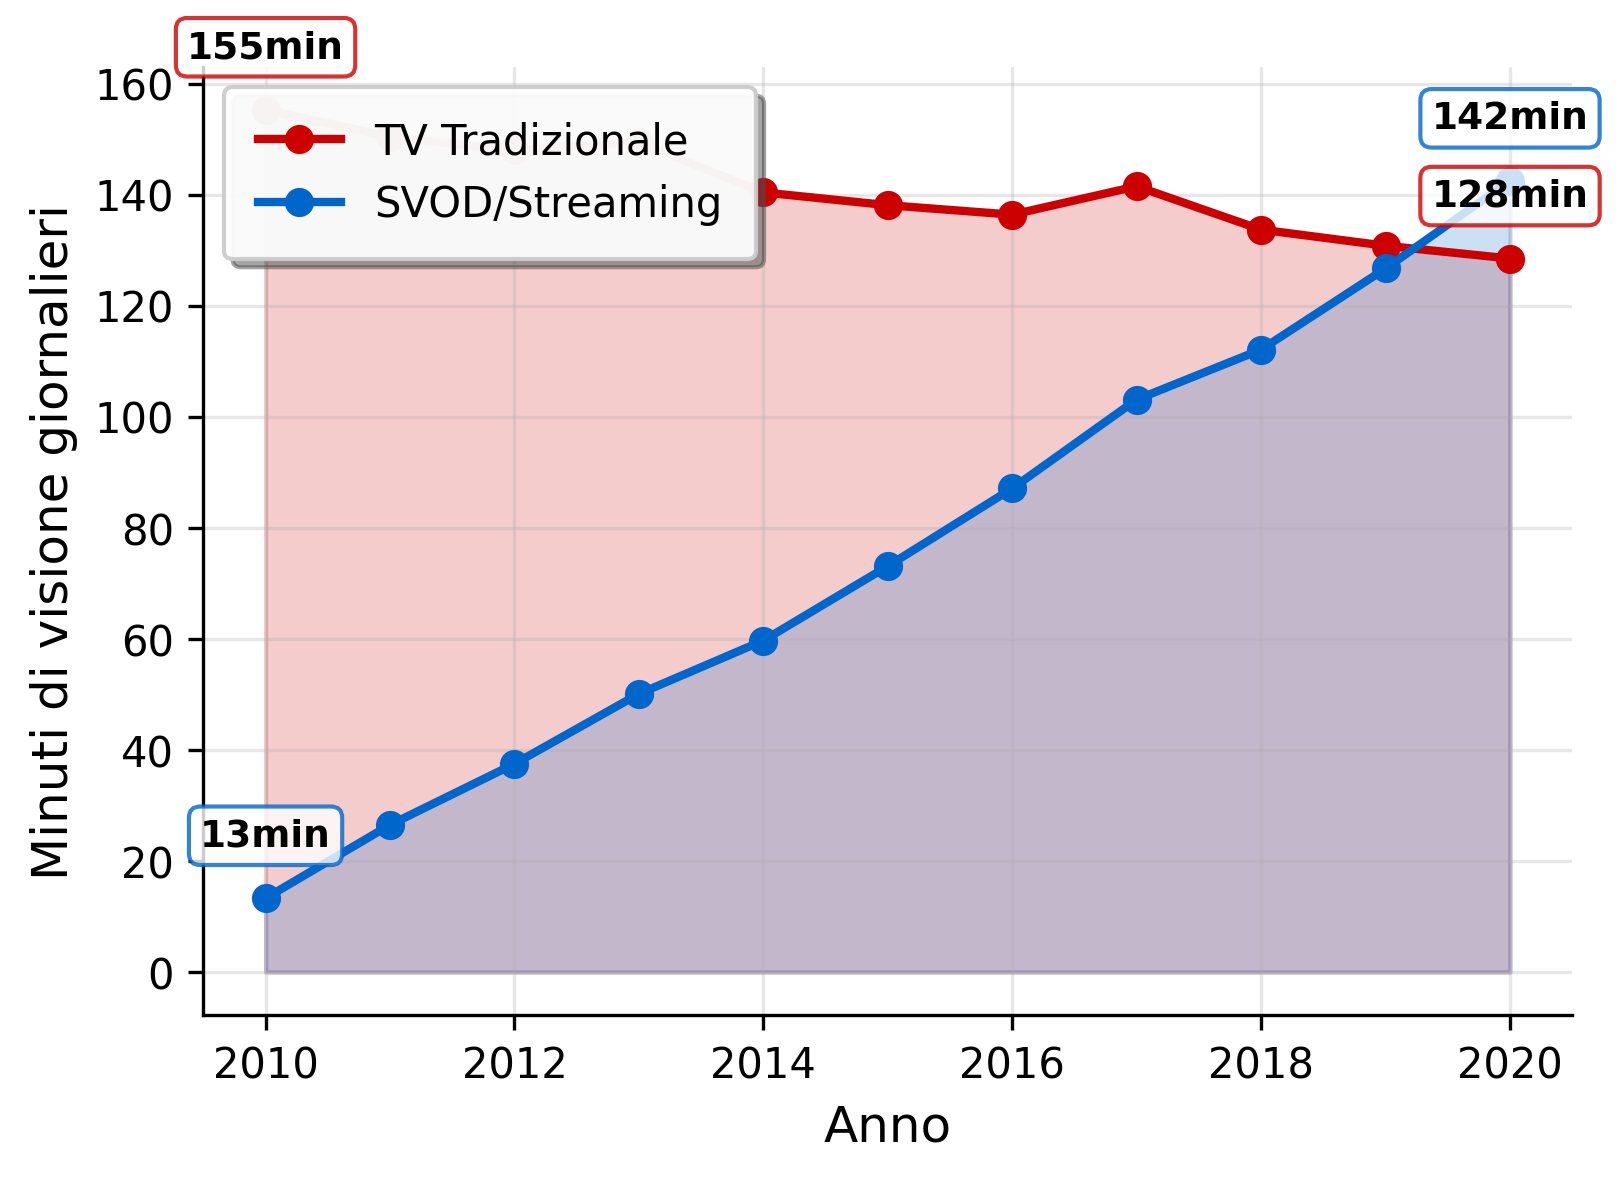

The Python source for this figure:
import pandas as pd
import matplotlib.pyplot as plt
import os

# Ottiene il percorso del file CSV nella stessa directory dello script
csv_path = os.path.join(os.path.dirname(__file__), "tv_vs_svod_minutes_2010_2020.csv")
df = pd.read_csv(csv_path)

# Conversione dei campi numerici
df["Year"] = pd.to_numeric(df["Year"], errors="coerce")
df["TV_Minutes"] = pd.to_numeric(df["TV_Minutes"], errors="coerce")
df["SVOD_Minutes"] = pd.to_numeric(df["SVOD_Minutes"], errors="coerce")

# Rimuove eventuali valori NaN
df = df.dropna()

# Ordina per anno
df = df.sort_values("Year")

# Seleziona USA come paese rappresentativo (leader del mercato streaming)
df_usa = df[df["Country"] == "USA"]

# Plot
plt.figure(figsize=(9,6), facecolor='white')
ax = plt.gca()
ax.set_facecolor('white')

# Linea per TV tradizionale
plt.plot(df_usa["Year"], df_usa["TV_Minutes"], marker="o", linestyle="-", color="#cc0000", linewidth=2, markersize=6, label="TV Tradizionale")

# Linea per SVOD
plt.plot(df_usa["Year"], df_usa["SVOD_Minutes"], marker="o", linestyle="-", color="#0066cc", linewidth=2, markersize=6, label="SVOD/Streaming")

# Colora l'area sotto le curve senza etichetta per la legenda
plt.fill_between(df_usa["Year"], df_usa["TV_Minutes"], color="#cc0000", alpha=0.2)
plt.fill_between(df_usa["Year"], df_usa["SVOD_Minutes"], color="#0066cc", alpha=0.2)

plt.xlabel("Anno", fontsize=12)
plt.ylabel("Minuti di visione giornalieri", fontsize=12)
plt.grid(True, alpha=0.3)

# Etichette solo per il primo e l'ultimo punto di entrambe le serie
# TV Tradizionale
tv_first_year = df_usa["Year"].iloc[0]
tv_first_value = df_usa["TV_Minutes"].iloc[0]
tv_last_year = df_usa["Year"].iloc[-1]
tv_last_value = df_usa["TV_Minutes"].iloc[-1]

plt.text(tv_first_year, tv_first_value + 8, f"{tv_first_value:.0f}min", ha="center", va="bottom", fontsize=9, fontweight='bold',
         bbox=dict(boxstyle="round,pad=0.3", facecolor="white", edgecolor="#cc0000", alpha=0.8))
plt.text(tv_last_year, tv_last_value + 8, f"{tv_last_value:.0f}min", ha="center", va="bottom", fontsize=9, fontweight='bold',
         bbox=dict(boxstyle="round,pad=0.3", facecolor="white", edgecolor="#cc0000", alpha=0.8))

# SVOD
svod_first_value = df_usa["SVOD_Minutes"].iloc[0]
svod_last_value = df_usa["SVOD_Minutes"].iloc[-1]

plt.text(tv_first_year, svod_first_value + 8, f"{svod_first_value:.0f}min", ha="center", va="bottom", fontsize=9, fontweight='bold',
         bbox=dict(boxstyle="round,pad=0.3", facecolor="white", edgecolor="#0066cc", alpha=0.8))
plt.text(tv_last_year, svod_last_value + 8, f"{svod_last_value:.0f}min", ha="center", va="bottom", fontsize=9, fontweight='bold',
         bbox=dict(boxstyle="round,pad=0.3", facecolor="white", edgecolor="#0066cc", alpha=0.8))

# Aggiungi la legenda con styling estetico sopra il grafico
plt.legend(loc='lower center', bbox_to_anchor=(0.5, 1.02), frameon=True, fancybox=True, shadow=True, 
           facecolor='white', edgecolor='#cccccc', framealpha=0.95, 
           fontsize=8, borderpad=0.5, ncol=2)

# Rimuovi margini superiori e destro
ax.spines['top'].set_visible(False)
ax.spines['right'].set_visible(False)

# Configura le proporzioni del subplot
plt.subplots_adjust(left=0.11, bottom=0.083, right=0.617, top=0.61, wspace=0.2, hspace=0.2)

# Salva il grafico come immagine
output_path = os.path.join(os.path.dirname(__file__), "tv_vs_svod_chart.png")
plt.savefig(output_path, dpi=300, bbox_inches='tight', facecolor='white')
print(f"Grafico salvato come: {output_path}")

plt.show()
